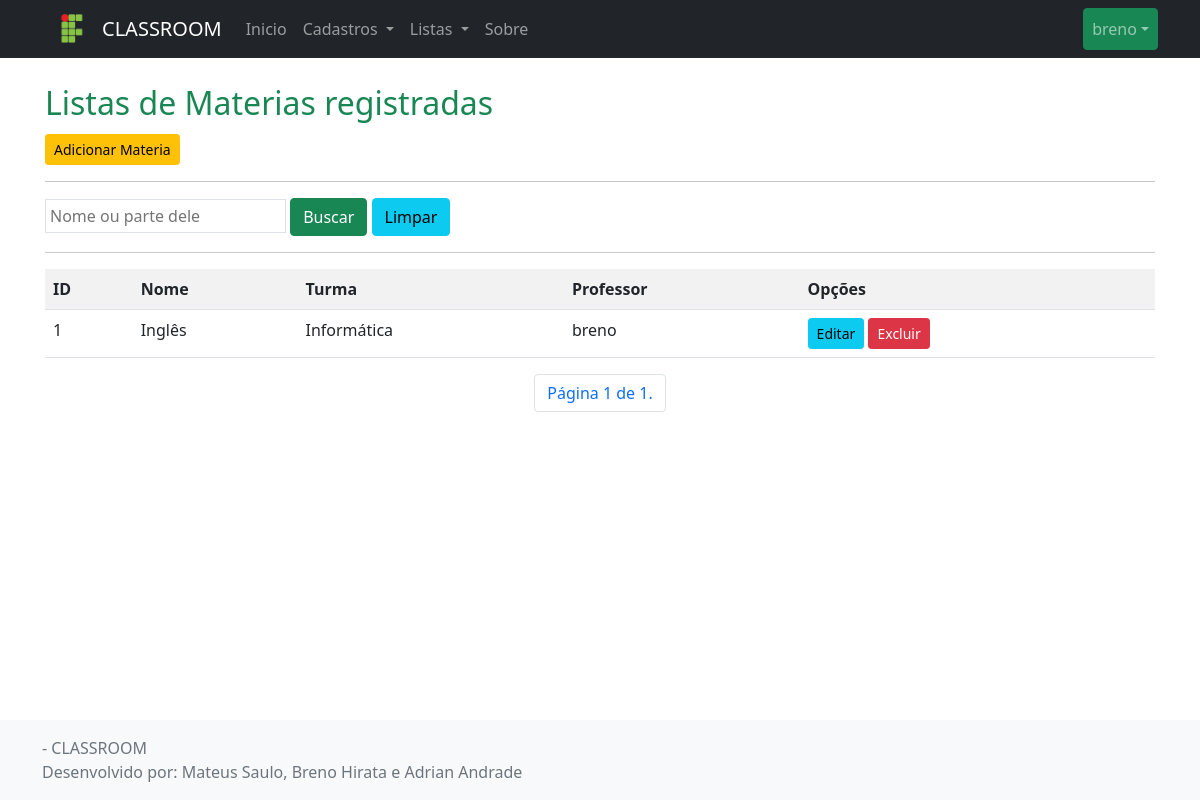
The app's page /listar/materia/ (signed in), older data.
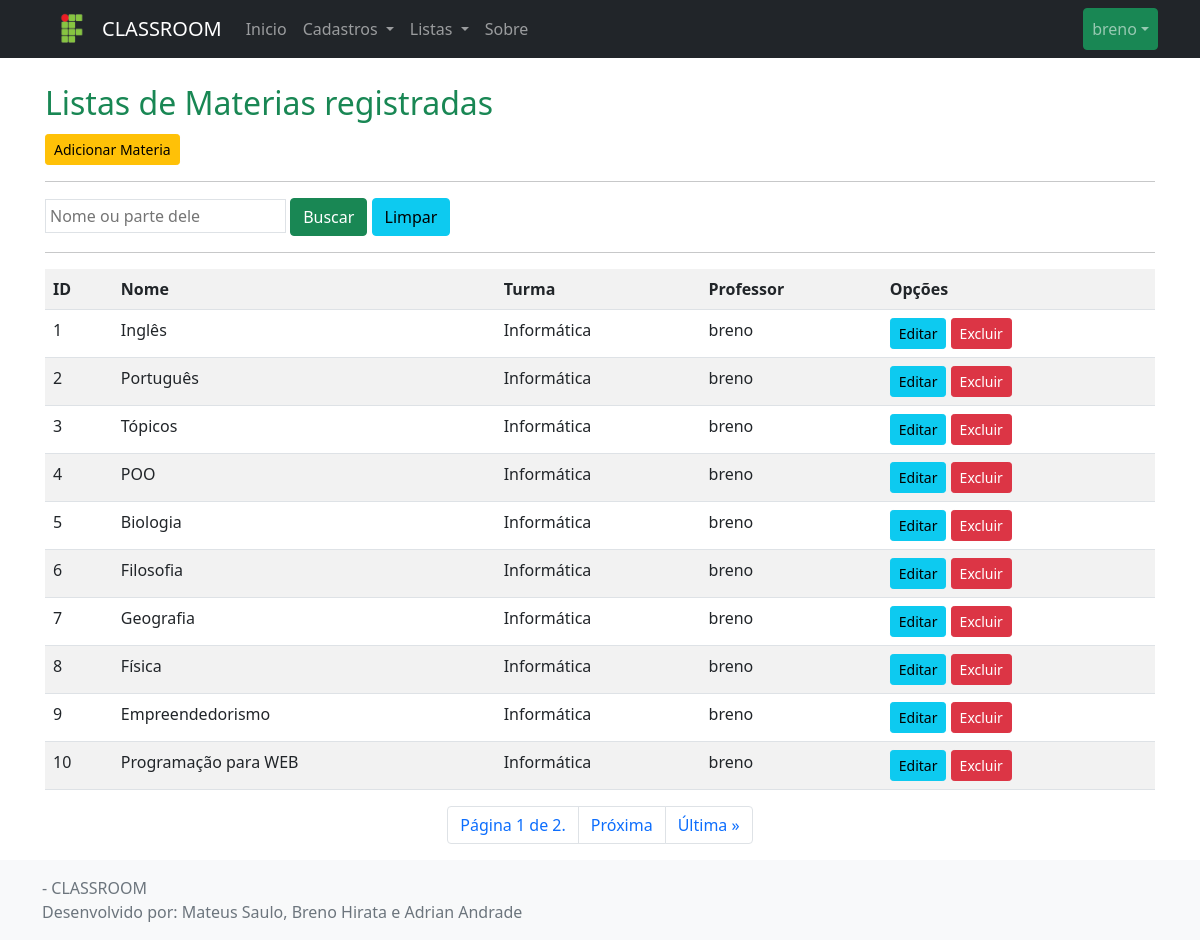
The same page, newer data.
### cadastros/models.py (models this page shows, shortened)
class Materia(models.Model):
    nome = models.CharField(max_length=50)
    usuario = models.ForeignKey(User, on_delete=models.PROTECT)
    turma = models.ForeignKey(Turma, on_delete=models.PROTECT)

class Turma(models.Model):
    curso = models.ForeignKey(Curso, on_delete=models.PROTECT)
    def __str__(self):
        return self.curso.nome

class Curso(models.Model):
    nome = models.CharField(max_length=50)

### cadastros/views.py (the view, shortened to what this page needs)
# urls.py: path('listar/materia/', MateriaList.as_view(), name='listar-materia'),
class MateriaList(LoginRequiredMixin, ListView):
    login_url = reverse_lazy('login')
    model = Materia
    template_name = 'cadastros/listas/materia.html'
    paginate_by = 10
    def get_queryset(self):
        txt_nome = self.request.GET.get('nome')
        if txt_nome:
            materias = Materia.objects.filter(nome__icontains=txt_nome)
        else:
            materias = Materia.objects.all()
        return materias

### cadastros/templates/cadastros/listas/materia.html (shortened to what this page needs)
{% extends 'paginas/modelo.html' %}
{% load static %}
{% block conteudo %}
<h2 class="text-success border-buttom border-warning pb-1 nt-4">
    Listas de Materias registradas
</h2>
<a href="{% url 'cadastrar-materia' %}" class="btn btn-warning btn-sm">Adicionar Materia</a>
<hr>
<form action="?" method="GET">
    <input type="text" name="nome" id="" value="{{ request.GET.nome }}" class="p-1 border" autocomplete="off" placeholder="Nome ou parte dele">
    <button type="submit" class="btn btn-success">Buscar</button>
    <a href="{% url 'listar-materia' %}" class="btn btn-info">Limpar</a>
</form>
<hr>
<div class="table-responsive">
    <table class="table table-striped">
        <tr>
            <th>ID</th>
            <th>Nome</th>
            <th>Turma</th>
            <th>Professor</th>
            <th>Opções</th>
        </tr>
        {% for materia in object_list %}
        <tr>
            <td>{{ materia.pk }}</td>
            <td>{{ materia.nome }}</td>
            <td>{{ materia.turma }}</td>
            <td>{{ materia.usuario }}</td>
            <td>
                <a href="{% url 'editar-materia' materia.pk %}" class="btn btn-info btn-sm">Editar</a>
                <a href="{% url 'excluir-materia' materia.pk %}" class="btn btn-danger btn-sm">Excluir</a>
            </td>
        </tr>
        {% empty %}
        <tr>
            <td colspan="3">Nenhuma Materia registrada.</td>
        </tr>
        {% endfor %}
    </table>
    <ul class="pagination justify-content-center">
        <li class="page-item">
            <span class="page-link">Página {{ page_obj.number }} de {{ page_obj.paginator.num_pages }}.</span>
        </li>
        {% if page_obj.has_next %}
        {% if request.GET.nome %}
        <li class="page-item"><a class="page-link"
                href="?page={{ page_obj.next_page_number }}&nome={{request.GET.nome}}">Próxima</a></li>
        <li class="page-item"><a class="page-link"
                href="?page={{ page_obj.paginator.num_pages }}&nome={{request.GET.nome}}">Última &raquo;</a></li>
        {% else %}
        <li class="page-item"><a class="page-link" href="?page={{ page_obj.next_page_number }}">Próxima</a></li>
        <li class="page-item"><a class="page-link" href="?page={{ page_obj.paginator.num_pages }}">Última &raquo;</a></li>
        {% endif %}
        {% endif %}
    </ul>
</div>
{% endblock %}

### paginas/templates/paginas/modelo.html (shortened to what this page needs)
{% load static %}
<!doctype html>
<html lang="pt-br" class="h-100">
<head>
    <link href="{% static 'css/bootstrap.css' %}" rel="stylesheet">
    <link rel="stylesheet" type="text/css" href="https://cdn.datatables.net/v/bs5/dt-1.11.4/datatables.min.css" />
</head>
<body class="d-flex flex-column h-100">
    <header>
        <nav class="navbar navbar-expand-md navbar-dark fixed-top bg-dark">
            <div class="container">
            <img src="{% static 'img/ifpr.png' %}" width="60" alt=""><a class="navbar-brand" href="{% url 'index' %}">CLASSROOM</a>
                <div class="collapse navbar-collapse" id="navbarCollapse">
                    <ul class="navbar-nav me-auto mb-2 mb-md-0">
                        <li class="nav-item">
                            <a class="nav-link" aria-current="page" href="{% url 'index' %}">Inicio</a>
                        </li>
                        {% if request.user.is_authenticated %}
                        <li class="nav-item dropdown">
                            <a class="nav-link dropdown-toggle" href="#" id="navbarDropdown" role="button"
                                data-bs-toggle="dropdown" aria-expanded="false">
                                Cadastros
                            </a>
                        </li>
                        {% endif %}
                        {% if request.user.is_authenticated %}
                        <li class="nav-item dropdown">
                            <a class="nav-link dropdown-toggle" href="#" id="navbarDropdown" role="button" data-bs-toggle="dropdown"
                                aria-expanded="false">
                                Listas
                            </a>
                        </li>
                        {% endif %}
                        <li class="nav-item">
                            <a class="nav-link" href="{% url 'sobre' %}">Sobre</a>
                        </li>
                    </ul>
                <ul class="navbar-nav">
                    {% if request.user.is_authenticated %}
                    <li class="nav-item dropdown">
                        <a class="btn btn-success mx-2, nav-link dropdown-toggle" href="#" id="navbarDropdown" role="button" data-bs-toggle="dropdown"
                            aria-expanded="false">
                                {{ request.user }}</a>
                    </li>
                    {% else %}
                    <a href="{% url 'login' %}" class="btn btn-success mx-2">Login</a>
                    <a href="{% url 'registrar' %}" class="btn btn-success mx-2">Registrar</a>
                    {% endif %}
                </ul>
                </div>
            </div>
        </nav>
    </header>
    <main class="flex-shrink-0">
        <div class="container">
            <br>
            {% block conteudo %}{% endblock %}
        </div>
    </main>
    <footer class="footer mt-auto py-3 bg-light">
        <div class="container">
            <span class="text-muted">
                {% block rodape %}
                <img src="{% static 'img/ifverde.png' %}" width="40" alt="">- CLASSROOM <br>
                Desenvolvido por: Mateus Saulo, Breno Hirata e Adrian Andrade
                {% endblock %}
            </span>
        </div>
    </footer>
</body>
</html>

### paginas/templates/paginas/modelo.html (style rules this page uses)
main>.container { padding: 60px 15px 0; }

Row changes from the older to the newer data that the page shows:
added Materia: pk "2", nome "Português", turma "Informática", usuario "breno"
added Materia: pk "3", nome "Tópicos", turma "Informática", usuario "breno"
added Materia: pk "4", nome "POO", turma "Informática", usuario "breno"
added Materia: pk "5", nome "Biologia", turma "Informática", usuario "breno"
added Materia: pk "6", nome "Filosofia", turma "Informática", usuario "breno"
added Materia: pk "7", nome "Geografia", turma "Informática", usuario "breno"
added Materia: pk "8", nome "Física", turma "Informática", usuario "breno"
added Materia: pk "9", nome "Empreendedorismo", turma "Informática", usuario "breno"
added Materia: pk "10", nome "Programação para WEB", turma "Informática", usuario "breno"
Text that changed along with them:
{{ page_obj.paginator.num_pages }}: "1" → "2"
text now shown: "Próxima Última »"
